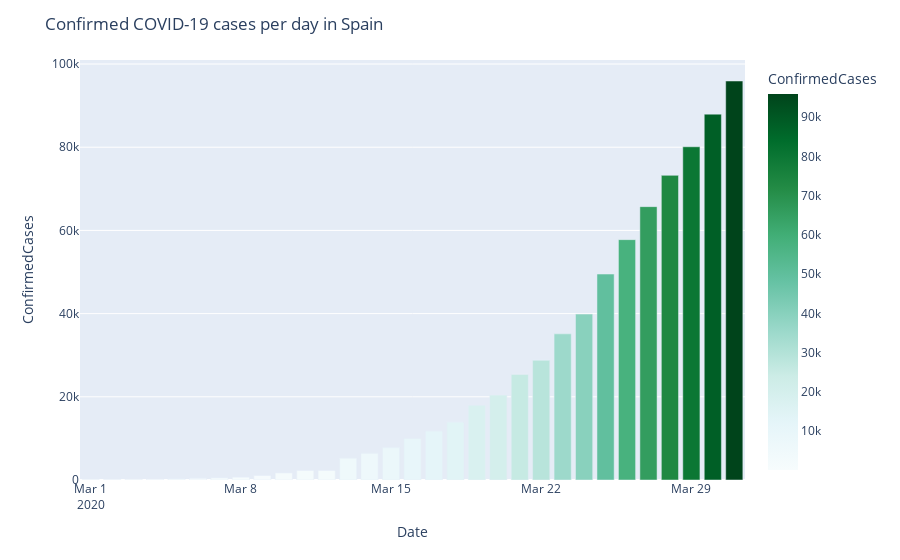

Source (notebook cell):
### Code cell
df_by_date = pd.DataFrame(train.fillna('NA').groupby(['Country_Region','Date'])['ConfirmedCases'].sum().sort_values().reset_index())

fig = px.bar(df_by_date.loc[(df_by_date['Country_Region'] == 'Spain') &(df_by_date.Date >= '2020-03-01')].sort_values('ConfirmedCases',ascending = False), 
             x='Date', y='ConfirmedCases', color="ConfirmedCases", color_continuous_scale=px.colors.sequential.BuGn)

fig.update_layout(title_text='Confirmed COVID-19 cases per day in Spain')
fig.show()

### Figure 1 — Plotly figure (JSON) as saved in the notebook; plotly's stock layout.template omitted (floating-point values rounded to 4 significant figures)
{"data": [{"textposition": "auto", "hovertemplate": "Date=%{x}<br>ConfirmedCases=%{marker.color}", "showlegend": false, "legendgroup": "", "name": "", "yaxis": "y", "y": [95923, 87956, 80110, 73235, 65719, 57786, 49515, 39885, 35136, 28768, 25374, 20410, 17963, 13910, 11748, 9942, 7798, 6391, 5232, 2277, 2277, 1695, 1073, 673, 500, 400, 259, 222, 165, 120, 84], "hoverlabel": {"namelength": 0}, "offsetgroup": "", "xaxis": "x", "marker": {"color": [95923, 87956, 80110, 73235, 65719, 57786, 49515, 39885, 35136, 28768, 25374, 20410, 17963, 13910, 11748, 9942, 7798, 6391, 5232, 2277, 2277, 1695, 1073, 673, 500, 400, 259, 222, 165, 120, 84], "coloraxis": "coloraxis"}, "x": ["2020-03-31", "2020-03-30", "2020-03-29", "2020-03-28", "2020-03-27", "2020-03-26", "2020-03-25", "2020-03-24", "2020-03-23", "2020-03-22", "2020-03-21", "2020-03-20", "2020-03-19", "2020-03-18", "2020-03-17", "2020-03-16", "2020-03-15", "2020-03-14", "2020-03-13", "2020-03-12", "2020-03-11", "2020-03-10", "2020-03-09", "2020-03-08", "2020-03-07", "2020-03-06", "2020-03-05", "2020-03-04", "2020-03-03", "2020-03-02", "2020-03-01"], "alignmentgroup": "True", "type": "bar", "orientation": "v"}], "layout": {"xaxis": {"domain": [0, 1], "anchor": "y", "title": {"text": "Date"}}, "title": {"text": "Confirmed COVID-19 cases per day in Spain"}, "yaxis": {"domain": [0, 1], "anchor": "x", "title": {"text": "ConfirmedCases"}}, "barmode": "relative", "margin": {"t": 60}, "legend": {"tracegroupgap": 0}, "coloraxis": {"colorbar": {"title": {"text": "ConfirmedCases"}}, "colorscale": [[0, "rgb(247,252,253)"], [0.125, "rgb(229,245,249)"], [0.25, "rgb(204,236,230)"], [0.375, "rgb(153,216,201)"], [0.5, "rgb(102,194,164)"], [0.625, "rgb(65,174,118)"], [0.75, "rgb(35,139,69)"], [0.875, "rgb(0,109,44)"], [1, "rgb(0,68,27)"]]}}}
